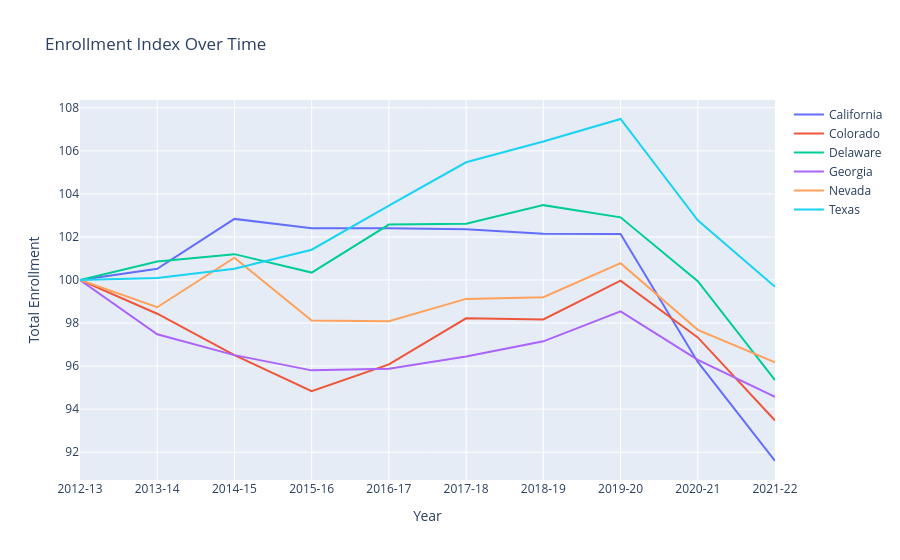

This figure's notebook cell:
### Code cell
## Not Significant Trends
fig = go.Figure()

for state in insignificant:
    fig.add_trace(go.Scatter(x=state_trends[state_trends['State'] == state]['Year'], y=state_trends[state_trends['State'] == state]['enrollment_index'], mode='lines', name=state))

fig.update_layout(title='Enrollment Index Over Time', xaxis_title='Year', yaxis_title='Total Enrollment')
fig.show()

### Figure 1 — Plotly figure (JSON) as saved in the notebook; plotly's stock layout.template omitted (floating-point values rounded to 4 significant figures)
{"data": [{"mode": "lines", "name": "California", "type": "scatter", "x": ["2012-13", "2013-14", "2014-15", "2015-16", "2016-17", "2017-18", "2018-19", "2019-20", "2020-21", "2021-22"], "y": [100.0, 100.5, 102.8, 102.4, 102.4, 102.4, 102.1, 102.1, 96.19, 91.59]}, {"mode": "lines", "name": "Colorado", "type": "scatter", "x": ["2012-13", "2013-14", "2014-15", "2015-16", "2016-17", "2017-18", "2018-19", "2019-20", "2020-21", "2021-22"], "y": [100.0, 98.43, 96.51, 94.84, 96.08, 98.22, 98.17, 99.97, 97.33, 93.47]}, {"mode": "lines", "name": "Delaware", "type": "scatter", "x": ["2012-13", "2013-14", "2014-15", "2015-16", "2016-17", "2017-18", "2018-19", "2019-20", "2020-21", "2021-22"], "y": [100.0, 100.9, 101.2, 100.3, 102.6, 102.6, 103.5, 102.9, 99.94, 95.34]}, {"mode": "lines", "name": "Georgia", "type": "scatter", "x": ["2012-13", "2013-14", "2014-15", "2015-16", "2016-17", "2017-18", "2018-19", "2019-20", "2020-21", "2021-22"], "y": [100.0, 97.48, 96.51, 95.8, 95.87, 96.44, 97.15, 98.55, 96.29, 94.57]}, {"mode": "lines", "name": "Nevada", "type": "scatter", "x": ["2012-13", "2013-14", "2014-15", "2015-16", "2016-17", "2017-18", "2018-19", "2019-20", "2020-21", "2021-22"], "y": [100.0, 98.73, 101.0, 98.12, 98.09, 99.12, 99.2, 100.8, 97.68, 96.18]}, {"mode": "lines", "name": "Texas", "type": "scatter", "x": ["2012-13", "2013-14", "2014-15", "2015-16", "2016-17", "2017-18", "2018-19", "2019-20", "2020-21", "2021-22"], "y": [100.0, 100.1, 100.5, 101.4, 103.5, 105.5, 106.4, 107.5, 102.8, 99.68]}], "layout": {"title": {"text": "Enrollment Index Over Time"}, "xaxis": {"title": {"text": "Year"}}, "yaxis": {"title": {"text": "Total Enrollment"}}}}
